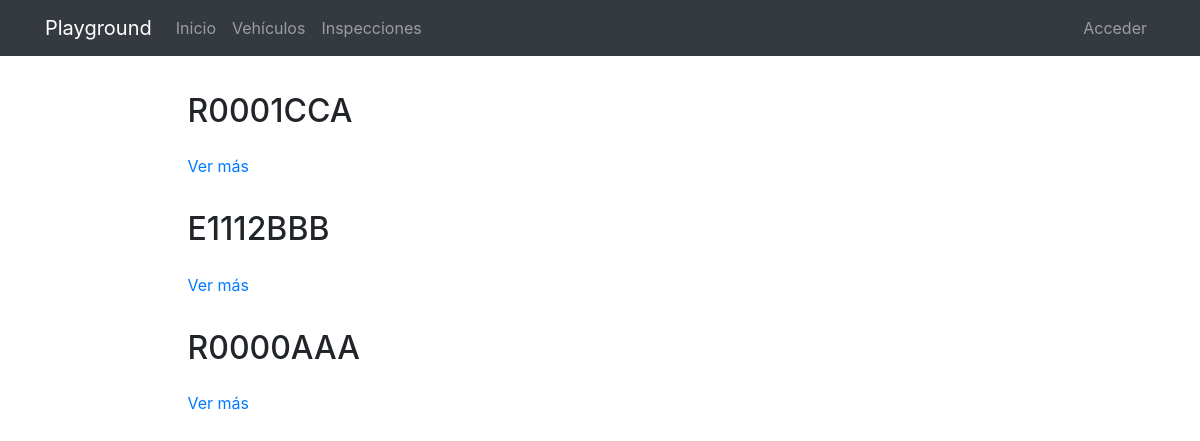
Page /vehiculos/ on the earlier database version.
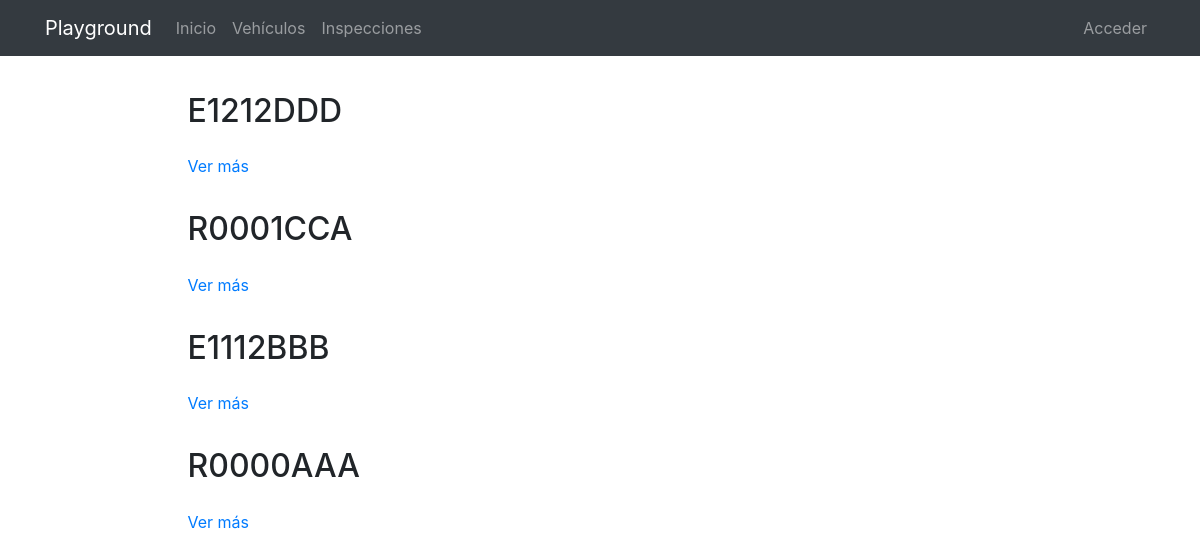
Same page on the later database version.
### vehiculos/models.py (models this page shows, shortened)
class Vehiculo(models.Model):
	tipo = models.IntegerField(choices=TIPO_VEHICULO,default=1,verbose_name='Tipo de Vehículo')
	matricula = models.CharField(verbose_name='Matrícula',max_length=8)
	avatar = models.ImageField(upload_to='profiles',null=True, blank=True)
	ejes = models.IntegerField(verbose_name='Ejes',blank=True,null=True)
	tara = models.IntegerField(verbose_name='Tara',blank=True,null=True)
	peso_maximo = models.IntegerField(verbose_name='Peso Máximo',blank=True,null=True)
	carga_pesados = models.BooleanField(verbose_name='Carga Pesados',default=False)
	solo_gasoleos = models.BooleanField(verbose_name='Sólo Gasóleos',default=False)
	no_petroliferos = models.BooleanField(verbose_name='No Petrolíferos',default=False)
	carga_queroseno = models.BooleanField(verbose_name='Carga Queroseno',default=False)
	equipo_adicional = models.BooleanField(verbose_name='Equipo Adicional', default=False)
	equipos = models.CharField(verbose_name='Indicar equipos adicionales',null=True,blank=True,max_length=500)
	contador = models.BooleanField(verbose_name='Contador', blank=True,null=True)
	compartimentos = models.IntegerField(verbose_name='Compartimentos',blank=True,null=True)
	tipo_adr = models.CharField(verbose_name='Tipo ADR',max_length=8,blank=True,null=True)
	fechaadr = models.DateTimeField(verbose_name='Fecha ADR')
	fechaitv = models.DateTimeField(verbose_name='Fecha ITV')
	fechatablas = models.DateTimeField(verbose_name='Fecha Tablas Calibración')
	fechatarjetatte = models.DateTimeField(verbose_name='Fecha Tarjeta Tte')
	observaciones = models.CharField(verbose_name='Observaciones',null=True,blank=True,max_length=500)
	editado = models.DateTimeField(auto_now=True,verbose_name='Editado')
	creado = models.DateTimeField(auto_now_add=True,verbose_name='Creado')
	class Meta:
		verbose_name = "vehículo"
		verbose_name_plural = "vehículos"
		ordering = ['matricula','editado']

### vehiculos/views.py (the view)
# urls.py: path('', VehiculoListView.as_view(), name="vehiculos"),
class VehiculoListView(ListView):
	model = Vehiculo

### vehiculos/templates/vehiculos/vehiculo_list.html (shortened to what this page needs)
{% extends 'core/base.html' %}
{% load static %}
{% block content %}
{% include 'vehiculos/includes/vehiculos_menu.html' %}
<main role="main">
  <div class="container mb-4">
    {% for vehiculo in vehiculo_list|dictsort:"id" reversed %}
      <div class="row mt-3">
        <div class="col-md-9 mx-auto">
          <h2 class="mb-4">{{vehiculo.matricula}}</h2>
          <div>
            <p><a href="{% url 'vehiculos:vehiculo' vehiculo.id vehiculo.matricula|slugify %}">Ver más</a>
            </p>
          </div>
        </div>
      </div>
    {% endfor %}
  </div>
</main>
{% endblock %}

Differences in the rows shown:
added Vehiculo: matricula "E1212DDD"
